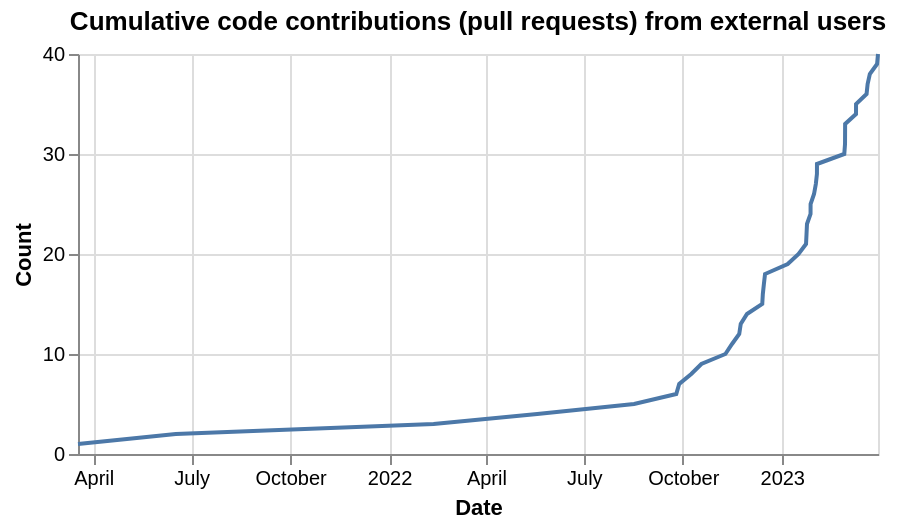

Express this chart as Vega-Lite.
### Vega-Lite specification from a JSON file in a GitHub repository (floating-point values rounded to 4 significant figures)
{"config": {"view": {"continuousWidth": 400, "continuousHeight": 300}}, "data": {"name": "data-96be69db9d14eaee5d49e8f13fc5d8e2"}, "mark": "line", "encoding": {"x": {"axis": {"title": "Date"}, "field": "interaction_createdAt", "type": "temporal"}, "y": {"axis": {"title": "Count"}, "field": "cumulative_count", "type": "quantitative"}}, "height": 200, "title": "Cumulative code contributions (pull requests) from external users", "transform": [{"window": [{"op": "count", "as": "cumulative_count"}], "sort": [{"field": "interaction_createdAt"}]}], "$schema": "https://vega.github.io/schema/vega-lite/v4.17.0.json", "datasets": {"data-96be69db9d14eaee5d49e8f13fc5d8e2": [{"interaction_createdAt": "2021-03-17T20:21:39+00:00"}, {"interaction_createdAt": "2021-06-16T18:28:24+00:00"}, {"interaction_createdAt": "2022-02-11T09:53:46+00:00"}, {"interaction_createdAt": "2022-05-18T18:04:27+00:00"}, {"interaction_createdAt": "2022-08-16T17:37:01+00:00"}, {"interaction_createdAt": "2022-09-24T22:36:24+00:00"}, {"interaction_createdAt": "2022-09-27T16:19:28+00:00"}, {"interaction_createdAt": "2022-10-08T21:21:56+00:00"}, {"interaction_createdAt": "2022-10-18T06:43:35+00:00"}, {"interaction_createdAt": "2022-11-09T14:34:37+00:00"}, {"interaction_createdAt": "2022-11-15T19:00:46+00:00"}, {"interaction_createdAt": "2022-11-22T11:34:32+00:00"}, {"interaction_createdAt": "2022-11-23T20:58:35+00:00"}, {"interaction_createdAt": "2022-11-29T16:09:16+00:00"}, {"interaction_createdAt": "2022-12-13T21:07:40+00:00"}, {"interaction_createdAt": "2022-12-14T10:04:50+00:00"}, {"interaction_createdAt": "2022-12-15T09:47:26+00:00"}, {"interaction_createdAt": "2022-12-16T11:00:11+00:00"}, {"interaction_createdAt": "2023-01-06T13:22:22+00:00"}, {"interaction_createdAt": "2023-01-16T15:16:03+00:00"}, {"interaction_createdAt": "2023-01-23T13:33:49+00:00"}, {"interaction_createdAt": "2023-01-24T00:37:28+00:00"}, {"interaction_createdAt": "2023-01-24T11:08:39+00:00"}, {"interaction_createdAt": "2023-01-27T18:18:48+00:00"}, {"interaction_createdAt": "2023-01-27T19:22:02+00:00"}, {"interaction_createdAt": "2023-01-31T00:10:12+00:00"}, {"interaction_createdAt": "2023-02-01T16:20:17+00:00"}, {"interaction_createdAt": "2023-02-02T16:50:51+00:00"}, {"interaction_createdAt": "2023-02-02T17:44:38+00:00"}, {"interaction_createdAt": "2023-02-28T03:09:35+00:00"}, {"interaction_createdAt": "2023-02-28T19:36:22+00:00"}, {"interaction_createdAt": "2023-02-28T20:36:45+00:00"}, {"interaction_createdAt": "2023-02-28T21:53:12+00:00"}, {"interaction_createdAt": "2023-03-11T00:40:26+00:00"}, {"interaction_createdAt": "2023-03-11T01:15:45+00:00"}, {"interaction_createdAt": "2023-03-20T20:08:04+00:00"}, {"interaction_createdAt": "2023-03-21T19:31:14+00:00"}, {"interaction_createdAt": "2023-03-23T20:40:50+00:00"}, {"interaction_createdAt": "2023-03-30T15:01:06+00:00"}, {"interaction_createdAt": "2023-03-31T11:09:10+00:00"}]}}
